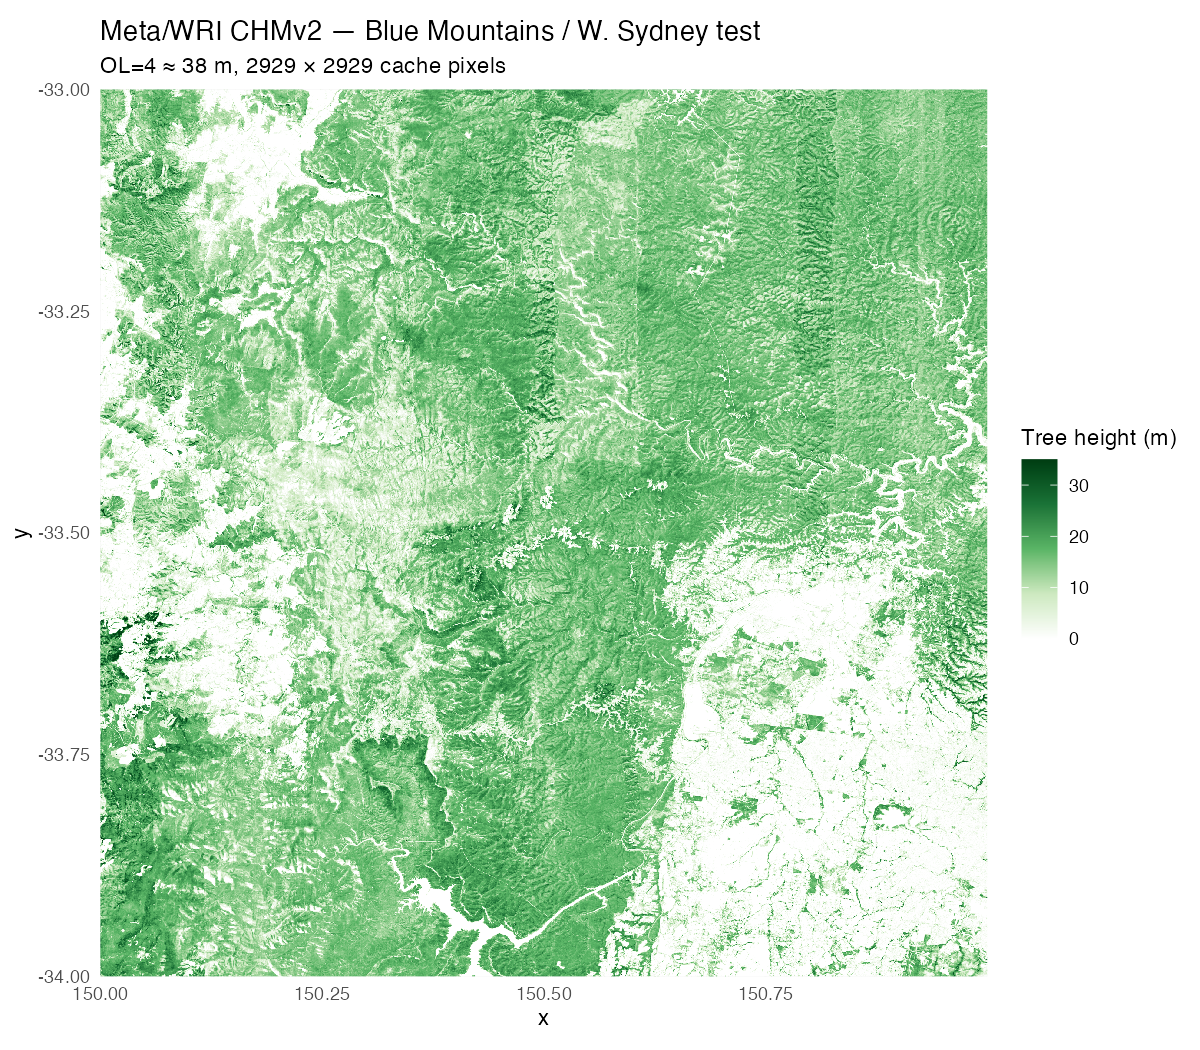

Here is the R script that generated this plot:
suppressPackageStartupMessages({
  devtools::load_all("ebirdabund", quiet = TRUE)
  library(terra)
  library(sf)
  library(ggplot2)
})

CACHE <- "ebirdabund_cache"
dir.create(CACHE, showWarnings = FALSE, recursive = TRUE)

# Small bbox over the Blue Mountains / western Sydney — mix of dense eucalypt
# canopy (Wollemi, Blue Mtns NPs) and cleared land. Easy visual check.
bb  <- c(150, -34, 151, -33)  # ~111 km × 111 km
ext <- terra::ext(bb[1], bb[3], bb[2], bb[4])

# Dummy ~1 km template (matches the resolution prepare_covariates resamples to).
tmpl <- terra::rast(ext, resolution = 1 / 111.32, crs = "EPSG:4326")

message("--- Testing load_meta_chmv2() on a small bbox ---")
message(sprintf("  bbox: lon [%g, %g], lat [%g, %g]", bb[1], bb[3], bb[2], bb[4]))
message(sprintf("  template: %s pixels at ~1 km", paste(dim(tmpl)[1:2], collapse = "x")))

t0 <- Sys.time()
r <- load_meta_chmv2(bb, ext, tmpl, CACHE)
elapsed <- as.numeric(Sys.time() - t0, units = "secs")

message(sprintf("\n--- Done in %.1f sec ---", elapsed))
message(sprintf("  output dim: %s", paste(dim(r)[1:2], collapse = "x")))
message(sprintf("  value range: [%.1f, %.1f]",
                terra::global(r, "min", na.rm = TRUE)[[1]],
                terra::global(r, "max", na.rm = TRUE)[[1]]))
message(sprintf("  fraction NA: %.2f%%",
                100 * terra::global(r, fun = "isNA")[[1]] /
                  terra::ncell(r)))

# Also load the raw 38 m cache for a sharper map
cache_file <- file.path(
  CACHE, sprintf("meta_chmv2_%.2f_%.2f_%.2f_%.2f.tif", bb[1], bb[2], bb[3], bb[4])
)
raw <- terra::rast(cache_file)
message(sprintf("  cache file: %s (%.1f MB)",
                basename(cache_file), file.size(cache_file) / 1e6))
message(sprintf("  cache dim:  %s at %.5f deg (%.0f m)",
                paste(dim(raw)[1:2], collapse = "x"),
                terra::res(raw)[1], terra::res(raw)[1] * 111320))

# Quick map — show the raw 38 m for detail
df <- as.data.frame(raw, xy = TRUE)
names(df) <- c("x", "y", "tree_height")
df <- df[!is.na(df$tree_height), ]

p <- ggplot() +
  geom_raster(data = df, aes(x = x, y = y, fill = tree_height)) +
  scale_fill_gradientn(
    colours = c("white", "#cde9c0", "#5ab566", "#1a7337", "#003d12"),
    name = "Tree height (m)",
    limits = c(0, 35), oob = scales::squish
  ) +
  coord_equal(expand = FALSE) +
  labs(title = "Meta/WRI CHMv2 — Blue Mountains / W. Sydney test",
       subtitle = sprintf("OL=4 ≈ 38 m, %d × %d cache pixels",
                          dim(raw)[2], dim(raw)[1])) +
  theme_minimal(base_size = 11)

ggsave("test_chmv2_small.png", p, width = 8, height = 7, dpi = 150)
message("\nSaved test_chmv2_small.png")
